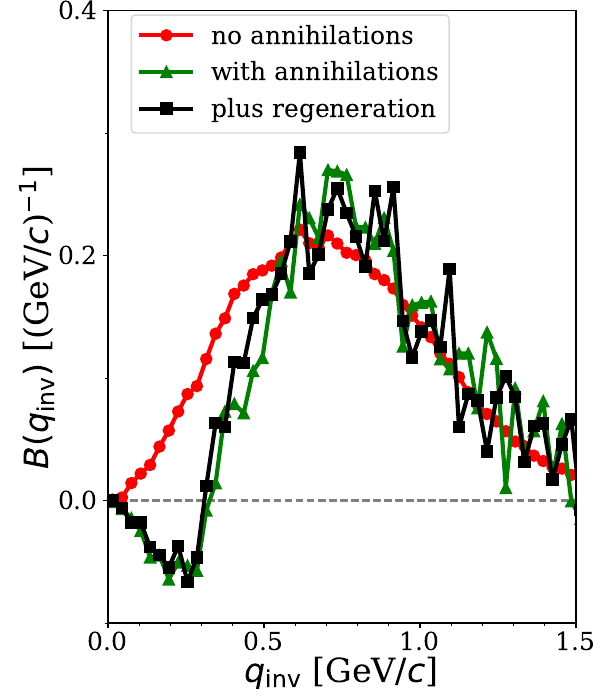

Generate this figure with Python:
import matplotlib.pyplot as plt
from matplotlib.lines import Line2D
import numpy as np
import os
import sys
import codecs
sys.getdefaultencoding()
from pylab import *
from matplotlib import ticker
from matplotlib.ticker import ScalarFormatter
sformatter=ScalarFormatter(useOffset=True,useMathText=True)
sformatter.set_scientific(True)
sformatter.set_powerlimits((-3,3))

acceptance='alice'

font = {'family' : 'serif',
        'weight' : 'normal',
        'size'   : 12}
plt.rc('font', **font)
plt.rc('text', usetex=False)
linestyles = [
  '_', '-', '--', ':'
]
mstyle = [u'*',u'o']
colors = ('b', 'g', 'r', 'c', 'm', 'y', 'k')

plt.figure(figsize=(6,7))
fig = plt.figure(1)

#corrections because type2 BF denominator not corrected for annihiltation
dfactor_noregen=8.8756/7.18748
dfactor_withregen=8.8756/7.53014

filename_type1='bfdata/type1/bf_qinv.txt'

data1=np.loadtxt(filename_type1,skiprows=0,unpack=True)
x1=data1[0]
bf1=data1[1]
x1=x1*0.001

filename_type2='bfdata/type2/bf_noregeneration_qinv.txt'
data2=np.loadtxt(filename_type2,skiprows=0,unpack=True)
x2=data2[0]/1000
bf_noregeneration=data2[1]
bfsum_noregeneration=bf1*dfactor_noregen+bf_noregeneration

filename_type2='bfdata/type2/bf_withregeneration_qinv.txt'
data2=np.loadtxt(filename_type2,skiprows=0,unpack=True)
x2=data2[0]/1000
bf_withregeneration=data2[1]
bfsum_withregeneration=bf1*dfactor_withregen+bf_withregeneration


filename_type2='bfdata/type2/bf_noannihilation_qinv.txt'
data2=np.loadtxt(filename_type2,skiprows=0,unpack=True)
x2=data2[0]/1000
bf_noannihilation=data2[1]
bfsum_noannihilation=bf1+bf_noannihilation

bbff1=[None]*100
bbff_withregeneration=[None]*100
bbff_noregeneration=[None]*100
bbffsum_withregeneration=[None]*100
bbffsum_noregeneration=[None]*100
xx1=[None]*100
xx2=[None]*100
bbff1=[None]*100
for i in range(0,100):
  bbff1[i]=(bf1[3*i]+bf1[3*i+1]+bf1[3*i+2])/3.0
  bbff_withregeneration[i]=(bf_withregeneration[3*i]+bf_withregeneration[3*i+1]+bf_withregeneration[3*i+2])/3.0
  bbff_noregeneration[i]=(bf_noregeneration[3*i]+bf_noregeneration[3*i+1]+bf_noregeneration[3*i+2])/3.0
  bbffsum_withregeneration[i]=bbff_withregeneration[i]+bbff1[i]*dfactor_withregen
  bbffsum_noregeneration[i]=bbff_noregeneration[i]+bbff1[i]*dfactor_noregen
  xx1[i]=x1[3*i+1]
  xx2[i]=x2[3*i+1]


#x2=np.delete(x2,range(30,50,1))
#y2=np.delete(y2,range(30,50,1))

#y=1.13*y1+y2

xx0=0.18
width=0.96-xx0
yy0=0.11
height=0.985-yy0
ax = fig.add_axes([xx0,yy0,width,height])

plt.plot([0,5],[0,0],linestyle='dashed',color='grey')

ymin=-0.1
ymax=0.65
plt.plot(xx1,bbff1,linestyle='-',linewidth=3,color='r',markersize=8, marker='o',markerfacecolor='r',label='no annihilations')
#plt.plot(x1,bfsum_noannihilation,linestyle='-',linewidth=3,color='r',markersize=6, marker='o',markerfacecolor='r',label='No annihilations')
#plt.plot(x2,bfsum_noregeneration,linestyle='-',linewidth=3,color='g',markersize=6, marker='o',markerfacecolor='g',label='with annihilations')
#plt.plot(x2,bfsum_withregeneration,linestyle='-',linewidth=3,color='k',markersize=6, marker='o',markerfacecolor='k',label='with regeneration')
#plt.plot(x1,y,linestyle='-',linewidth=3,color='k',markersize=6, marker='o',markerfacecolor='none',label='Sum')

plt.plot(xx2,bbffsum_noregeneration,linestyle='-',linewidth=3,color='g',markersize=8, marker='^',markerfacecolor='g',label='with annihilations')

plt.plot(xx2,bbffsum_withregeneration,linestyle='-',linewidth=3,color='k',markersize=8, marker='s',markerfacecolor='k',label='plus regeneration')

legend(loc=(0.05,0.8),fontsize=18)

ax.set_xticks(np.arange(0,2,0.5), minor=False)
ax.set_xticks(np.arange(0,2,0.1), minor=True)
ax.set_xticklabels(np.arange(0,2,0.5),minor=False,size=18, family='serif')
ax.set_yticks(np.arange(-1,1,0.2), minor=False)
ax.set_yticklabels(np.arange(-1,1,0.2), minor=False, family='serif', size=18)
ax.set_yticks(np.arange(-1,1,0.1), minor=True)

xlim(0,1.5)
ylim(ymin,ymax)

plt.xlabel('$q_{\\rm inv}$ [GeV$/c$]',fontsize=24, family='serif',labelpad=0)
plt.ylabel('$B(q_{\\rm inv})$ [(GeV/$c$)$^{-1}$]',fontsize=24,family='serif',labelpad=1)
    
ax.xaxis.set_major_formatter(sformatter)
ax.yaxis.set_major_formatter(sformatter)

text(1.45,0.8,'(c)',fontsize=22,ha='right')

filename='bfvsqinv.pdf'
plt.savefig(filename,format='pdf')
os.system('open -a Preview '+filename)
#plt.show()

quit()
